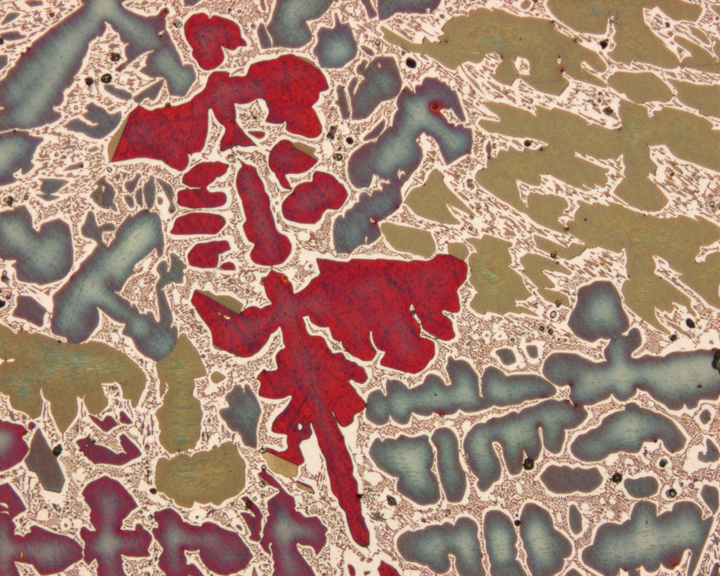
#> input picture data/Glockenbronze.png, 720 x 576 px
$ python homework_1_barbalias.py
#> lines starting #> are read from the running program, lines starting #| are printed output that depends on the picture
#> further down, original_image is the input picture: shape (576, 720, 4); mean R, G, B, A 166, 131.2, 115.6, 255
import time
from collections import defaultdict
from datetime import timedelta

import imageio
import matplotlib.image
import numpy as np


def adjust_centroids(pixel, cluster_assign):
    number_rows = pixel.shape[0]
    number_cols = pixel.shape[1]
    euclidian_distance = 2
    new_centroids = defaultdict()
    final_centroids = []

    for i in range(number_rows):
        for j in range(number_cols):
            pix = pixel[i, j]
            cluster = cluster_assign[i, j]
            if cluster not in new_centroids:
                new_centroids[cluster] = list()

            new_centroids[cluster].append(pix)

    for cluster in new_centroids:
        centroid_list = np.array(new_centroids[cluster])

        if euclidian_distance == 1:
            updated_centroid = np.median(centroid_list, axis=0).astype(
                np.uint8)
        else:
            updated_centroid = np.around(
                centroid_list.sum(axis=0) / len(centroid_list)).astype(
                np.uint8)

        final_centroids.append(updated_centroid.tolist())

    return final_centroids


def assign_cluster(pix, c):
    min_distance = np.inf
    cluster_index = 0
    euclidian_distance = 2

    for i in range(len(c)):
        x = pix - c[i]

        if euclidian_distance == 1:
            distance = np.linalg.norm(x, 1)
        else:
            distance = np.linalg.norm(x, 2)

        if i == 0:
            min_distance = distance
            cluster_index = i
        else:
            if distance < min_distance:
                cluster_index = i
                min_distance = distance
    return cluster_index


def k_means(pixel, k):
#> called with k = 2
    start_time = time.monotonic()

    number_rows = pixel.shape[0]
#> number_rows = 576
    number_cols = pixel.shape[1]
#> number_cols = 720
    col_channels = pixel.shape[2]
#> col_channels = 4

    np.random.seed(1)
    color_red = np.random.randint(0, 255, size=k)
    color_green = np.random.randint(0, 255, size=k)
    color_blue = np.random.randint(0, 255, size=k)
    centroids = np.array(
        list(zip(color_red, color_green, color_blue))).tolist()

    cluster_assign = np.empty(shape=(number_rows, number_cols), dtype='uint8')

    loop_count = 1

    for i in range(number_rows):
        for j in range(number_cols):
            pix = pixel[i][j]
            cluster_assign[i, j] = assign_cluster(pix, centroids)
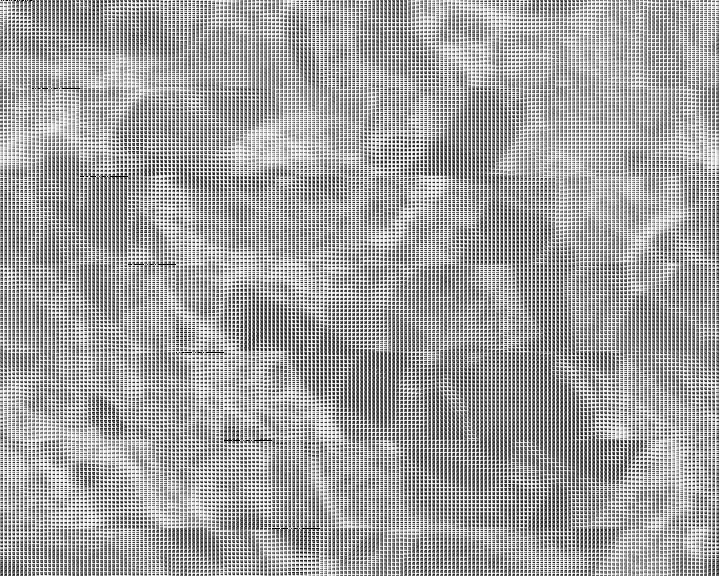
#> cluster_assign: shape (576, 720); min 0, max 255, mean 164.6

    new_centroids = sorted(adjust_centroids(pixel, cluster_assign))

    while True:
        loop_count += 1

        centroids = new_centroids

        for i in range(number_rows):
            for j in range(number_cols):
                pix = pixel[i][j]
                cluster_assign[i, j] = assign_cluster(pix, centroids)

        new_centroids = adjust_centroids(pixel, cluster_assign)
        if centroids == new_centroids:
            break

    end_time = time.monotonic()
    time_diff = timedelta(seconds=end_time - start_time).seconds

    final_image = np.empty(shape=(number_rows, number_cols, col_channels),
                           dtype='object')
    for row in range(number_rows):
        for col in range(number_cols):
            pix = cluster_assign[row][col]
            final_image[row, col] = np.array(new_centroids[pix])

    cluster_labels = cluster_assign + 1
    final_image = np.reshape(final_image, (pixel.shape))

    return cluster_labels, new_centroids, final_image, loop_count, time_diff


if __name__ == "__main__":
    k_vals = [2, 4]
    images = ['data/Glockenbronze.png',
             'data/football.bmp']  # , 'data/bogart.jpg']
    for k in k_vals:
        for image in images:
            original_image = (imageio.v2.imread(image))
#> (the run stopped early here; a loop or call above may not have finished)
